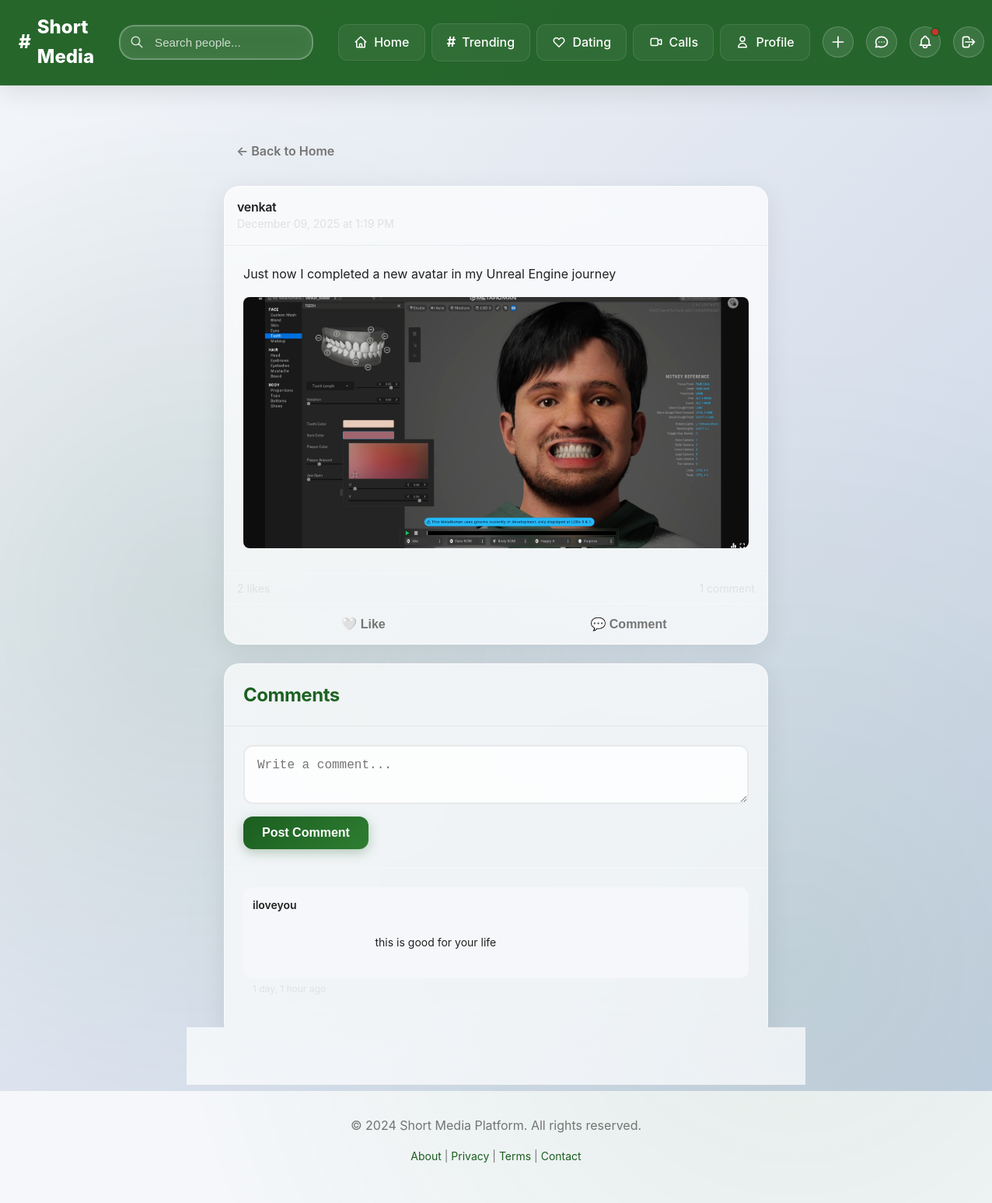
Screenshot of /posts/2/ (signed in) with the database file from the repository.
### posts/models.py (models this page shows, shortened)
class Post(TimeStampedModel):
    author = models.ForeignKey(
        settings.AUTH_USER_MODEL,
        on_delete=models.CASCADE,
        related_name='posts'
    )
    content = models.TextField(max_length=5000, blank=True)
    visibility = models.CharField(
        max_length=10,
        choices=PostVisibility.choices,
        default=PostVisibility.PUBLIC
    )
    likes_count = models.IntegerField(default=0)
    comments_count = models.IntegerField(default=0)
    shares_count = models.IntegerField(default=0)
    views_count = models.IntegerField(default=0)
    post_type = models.CharField(max_length=20, default='TEXT')
    class Meta:
        db_table = 'posts'
        ordering = ['-created_at']
        indexes = [
            models.Index(fields=['-created_at']),
            models.Index(fields=['author', '-created_at']),
            models.Index(fields=['visibility', '-created_at']),
        ]
    def increment_views(self):
        self.views_count += 1
        self.save(update_fields=['views_count'])

class ImagePost(Post):
    image = models.ImageField(upload_to='posts/images/')
    caption = models.TextField(max_length=2000, blank=True)
    class Meta:
        db_table = 'image_posts'

class Comment(TimeStampedModel):
    post = models.ForeignKey(
        Post,
        on_delete=models.CASCADE,
        related_name='comments'
    )
    author = models.ForeignKey(
        settings.AUTH_USER_MODEL,
        on_delete=models.CASCADE,
        related_name='comments'
    )
    text = models.TextField(max_length=1000)
    class Meta:
        db_table = 'comments'
        ordering = ['created_at']
        indexes = [
            models.Index(fields=['post', 'created_at']),
        ]

### users/models.py (models this page shows, shortened)
class User(AbstractUser):
    email = models.EmailField(unique=True, db_index=True)
    username = models.CharField(max_length=50, unique=True, db_index=True)
    is_verified = models.BooleanField(default=False)
    is_online = models.BooleanField(default=False)
    last_seen = models.DateTimeField(null=True, blank=True)
    USERNAME_FIELD = 'email'
    REQUIRED_FIELDS = ['username']
    class Meta:
        db_table = 'users'
        verbose_name = 'User'
        verbose_name_plural = 'Users'
        ordering = ['-date_joined']

### posts/views.py (the view)
# urls.py: path('<int:post_id>/', views.post_detail_view, name='post_detail'),
@login_required
def post_detail_view(request, post_id):
    post = get_object_or_404(Post, id=post_id)
    post_service.increment_view(post)
    comments = comment_service.get_comments(post)
    user_has_liked = like_service.has_liked(post, request.user)
    if request.method == 'POST':
        form = CommentForm(request.POST)
        if form.is_valid():
            comment_service.add_comment(
                post=post,
                author=request.user,
                text=form.cleaned_data['text']
            )
            messages.success(request, 'Comment added!')
            return redirect('posts:post_detail', post_id=post.id)
    else:
        form = CommentForm()
    return render(request, 'posts/post_detail.html', {
        'post': post,
        'comments': comments,
        'user_has_liked': user_has_liked,
        'form': form,
    })

### posts/forms.py
class CommentForm(forms.Form):
    text = forms.CharField(
        widget=forms.TextInput(attrs={
            'class': 'form-control',
            'placeholder': 'Write a comment...',
        }),
        max_length=1000
    )

### posts/repositories.py (called while the page is built)
    @staticmethod
    def get_by_post(post: Post) -> QuerySet:
        return Comment.objects.filter(post=post).select_related('author').order_by('created_at')

    @staticmethod
    def has_liked(post: Post, user) -> bool:
        return Like.objects.filter(post=post, user=user).exists()

### posts/services.py (called while the page is built)
    def increment_view(self, post: Post) -> None:
        post.increment_views()

    def get_comments(self, post: Post) -> QuerySet:
        return self.comment_repo.get_by_post(post)

    def has_liked(self, post: Post, user) -> bool:
        return self.like_repo.has_liked(post, user)

### templates/posts/post_detail.html (shortened to what this page needs)
{% extends 'base.html' %}
{% load static %}
{% block content %}
<div class="container" style="margin-top: 2rem; margin-bottom: 2rem;">
    <div style="max-width: 700px; margin: 0 auto;">
        <a href="{% url 'posts:feed' %}" class="btn btn-text" style="margin-bottom: 1rem;">
            ← Back to Home
        </a>
        <div class="card post-card" style="margin-bottom: 1.5rem;" data-post-id="{{ post.id }}">
            <div class="card-header" style="display: flex; align-items: center; padding: 1rem;">
                <div style="flex: 1;">
                    <h3 style="margin: 0; font-size: 1rem; font-weight: 600;">
                        {{ post.author.username }}
                    </h3>
                    <p style="margin: 0; font-size: 0.875rem; color: var(--secondary-gray);">
                        {{ post.created_at|date:"F d, Y" }} at {{ post.created_at|time:"g:i A" }}
                    </p>
                </div>
            </div>
            <div class="card-body">
                {% if post.post_type == 'TEXT' %}
                    <p style="white-space: pre-wrap; margin-bottom: 0;">{{ post.textpost.text }}</p>
                {% elif post.post_type == 'IMAGE' %}
                    <p style="white-space: pre-wrap;">{{ post.imagepost.caption }}</p>
                    <img src="{{ post.imagepost.image.url }}" alt="Post image" style="width: 100%; border-radius: 8px;">
                {% elif post.post_type == 'VIDEO' %}
                    <p style="white-space: pre-wrap;">{{ post.videopost.caption }}</p>
                    <video controls style="width: 100%; border-radius: 8px;">
                        <source src="{{ post.videopost.video.url }}" type="video/mp4">
                        Your browser does not support the video tag.
                    </video>
                {% endif %}
            </div>
            <div style="padding: 0.5rem 1rem; border-top: 1px solid var(--secondary-gray-light); border-bottom: 1px solid var(--secondary-gray-light);">
                <div style="display: flex; justify-content: space-between; font-size: 0.875rem; color: var(--secondary-gray);">
                    <span class="likes-count">{{ post.likes_count }} like{{ post.likes_count|pluralize }}</span>
                    <span class="comments-count">{{ comments.count }} comment{{ comments.count|pluralize }}</span>
                </div>
            </div>
            <div style="display: flex; padding: 0.5rem;">
                <button class="btn btn-text like-btn" data-post-id="{{ post.id }}" style="flex: 1; {% if user_has_liked %}color: var(--primary-green);{% endif %}">
                    {% if user_has_liked %}❤️{% else %}🤍{% endif %} Like
                </button>
                <button class="btn btn-text" onclick="document.getElementById('comment-input').focus()" style="flex: 1;">
                    💬 Comment
                </button>
            </div>
        </div>
        <div class="card">
            <div class="card-header">
                <h2 class="card-title">Comments</h2>
            </div>
            <div class="card-body" style="border-bottom: 1px solid var(--secondary-gray-light);">
                <form method="post" id="comment-form">
                    <div class="form-group" style="margin-bottom: 0;">
                        <textarea
                            name="text"
                            id="comment-input"
                            class="form-control"
                            rows="2"
                            placeholder="Write a comment..."
                            required
                            style="resize: vertical;"
                        ></textarea>
                        <button type="submit" class="btn btn-primary" style="margin-top: 0.5rem;">
                            Post Comment
                        </button>
                    </div>
                </form>
            </div>
            <div class="card-body" id="comments-list">
                {% if comments %}
                    {% for comment in comments %}
                    <div class="comment" style="margin-bottom: 1rem; padding-bottom: 1rem; {% if not forloop.last %}border-bottom: 1px solid var(--secondary-gray-light);{% endif %}">
                        <div style="display: flex; align-items: start; gap: 0.75rem;">
                            <div style="flex: 1;">
                                <div style="background: var(--secondary-gray-light); padding: 0.75rem; border-radius: 12px;">
                                    <p style="margin: 0; font-weight: 600; font-size: 0.875rem;">
                                        {{ comment.author.username }}
                                    </p>
                                    <p style="margin: 0.25rem 0 0 0; font-size: 0.875rem; white-space: pre-wrap;">
                                        {{ comment.text }}
                                    </p>
                                </div>
                                <p style="margin: 0.25rem 0 0 0.75rem; font-size: 0.75rem; color: var(--secondary-gray);">
                                    {{ comment.created_at|timesince }} ago
                                </p>
                            </div>
                        </div>
                    </div>
                    {% endfor %}
                {% else %}
                    <p style="text-align: center; color: var(--secondary-gray); margin: 2rem 0;">
                        No comments yet. Be the first to comment!
                    </p>
                {% endif %}
            </div>
        </div>
    </div>
</div>
{% endblock %}

### static/css/base.css (style rules this page uses)
:root { --primary-green: #1B5E20; --primary-green-dark: #0D3F14; --primary-green-light: #2E7D32; --primary-green-lighter: #4CAF50; --primary-green-glow: rgba(27, 94, 32, 0.3); --secondary-white: #FFFFFF; --secondary-gray-light: #F5F7FA; --secondary-gray: #E0E0E0; --secondary-gray-dark: #757575; --glass-white: rgba(255, 255, 255, 0.25); --glass-white-strong: rgba(255, 255, 255, 0.7); --glass-border: rgba(255, 255, 255, 0.18); --glass-shadow: rgba(31, 38, 135, 0.15); --text-primary: #212121; --text-secondary: #757575; --text-white: #FFFFFF; --success: #1B5E20; --danger: #D32F2F; --warning: #F57C00; --info: #1976D2; --dark-bg: #121212; --dark-surface: #1E1E1E; --dark-text: #E0E0E0; --spacing-xs: 0.25rem; --spacing-sm: 0.5rem; --spacing-md: 1rem; --spacing-lg: 1.5rem; --spacing-xl: 2rem; --spacing-xxl: 3rem; --radius-sm: 8px; --radius-md: 12px; --radius-lg: 20px; --radius-xl: 24px; --radius-full: 50%; --shadow-sm: 0 2px 8px rgba(0, 0, 0, 0.08); --shadow-md: 0 4px 16px rgba(0, 0, 0, 0.1); --shadow-lg: 0 8px 32px rgba(0, 0, 0, 0.12); --shadow-xl: 0 16px 48px rgba(0, 0, 0, 0.15); --glow-green: 0 0 20px var(--primary-green-glow); --transition-fast: 0.2s cubic-bezier(0.4, 0, 0.2, 1); --transition-normal: 0.3s cubic-bezier(0.4, 0, 0.2, 1); --transition-slow: 0.5s cubic-bezier(0.4, 0, 0.2, 1); }
* { margin: 0; padding: 0; box-sizing: border-box; }
body { font-family: -apple-system, BlinkMacSystemFont, 'Segoe UI', Roboto, 'Helvetica Neue', Arial, sans-serif; line-height: 1.6; color: var(--text-primary); background: linear-gradient(135deg, #f5f7fa 0%, #c3cfe2 100%); min-height: 100vh; position: relative; }
body::before { content: ''; position: fixed; top: 0; left: 0; width: 100%; height: 100%; background-image: radial-gradient(circle at 20% 50%, rgba(27, 94, 32, 0.1) 0%, transparent 50%), radial-gradient(circle at 80% 80%, rgba(46, 125, 50, 0.08) 0%, transparent 50%); pointer-events: none; z-index: 0; }
h1, h2, h3, h4, h5, h6 { font-weight: 700; line-height: 1.3; margin-bottom: var(--spacing-md); color: var(--text-primary); letter-spacing: -0.02em; }
h2 { font-size: 2rem; }
h3 { font-size: 1.75rem; }
p { margin-bottom: var(--spacing-md); }
a { color: var(--primary-green); text-decoration: none; transition: all var(--transition-fast); }
.container { max-width: 1200px; margin: 0 auto; padding: 0 var(--spacing-md); }
.btn { display: inline-block; padding: 0.75rem 1.5rem; font-size: 1rem; font-weight: 600; text-align: center; text-decoration: none; border: none; border-radius: var(--radius-md); cursor: pointer; transition: all var(--transition-fast); position: relative; overflow: hidden; }
.btn::before { content: ''; position: absolute; top: 50%; left: 50%; width: 0; height: 0; border-radius: 50%; background: rgba(255, 255, 255, 0.3); transform: translate(-50%, -50%); transition: width 0.6s, height 0.6s; }
.btn-primary { background: linear-gradient(135deg, var(--primary-green) 0%, var(--primary-green-light) 100%); color: var(--text-white); box-shadow: 0 4px 15px rgba(27, 94, 32, 0.3); }
.btn-text { background: transparent; color: var(--text-secondary); padding: 0.5rem 1rem; }
.card { background: rgba(255, 255, 255, 0.7); backdrop-filter: blur(20px); -webkit-backdrop-filter: blur(20px); border-radius: var(--radius-lg); border: 1px solid rgba(255, 255, 255, 0.5); box-shadow: 0 8px 32px rgba(0, 0, 0, 0.08); padding: 0; margin-bottom: var(--spacing-lg); transition: all var(--transition-normal); overflow: hidden; }
.card-header { margin-bottom: 0; padding: var(--spacing-lg); border-bottom: 1px solid rgba(0, 0, 0, 0.05); }
.card-title { font-size: 1.5rem; font-weight: 700; margin-bottom: 0; background: linear-gradient(135deg, var(--primary-green), var(--primary-green-light)); -webkit-background-clip: text; -webkit-text-fill-color: transparent; background-clip: text; }
.card-body { padding: var(--spacing-lg); }
.form-group { margin-bottom: var(--spacing-lg); }
.form-control, .form-input { width: 100%; padding: 0.75rem 1rem; font-size: 1rem; line-height: 1.5; color: var(--text-primary); background: rgba(255, 255, 255, 0.8); border: 2px solid rgba(0, 0, 0, 0.08); border-radius: var(--radius-md); transition: all var(--transition-fast); }
.form-control::placeholder { color: var(--text-secondary); }
@media (min-width: 769px) { .container { padding: 0 2rem !important; } }
@media (min-width: 769px) { .card { transition: all 0.3s ease; } }

### static/css/mobile.css (style rules this page uses)
.card { animation: slideUp 0.4s cubic-bezier(0.4, 0, 0.2, 1); }

### rows the page displays
Post: author.username "venkat", created_at "December 09, 2025", created_at "1:19 PM", imagepost.caption "Just now I completed a new avatar in my Unreal Engine journey", imagepost.image (picture), likes_count "2"
Comment: author.username "iloveyou", text "this is good for your life", created_at "1 day, 1 hour"
